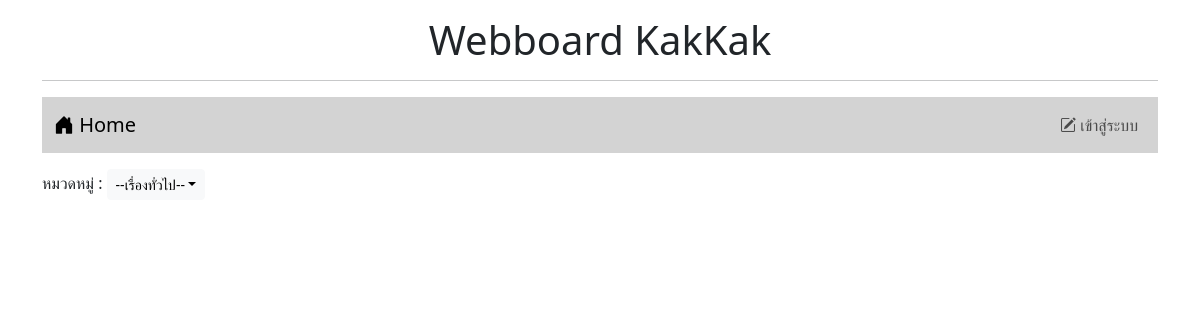
The page /index.php?catid=1 on the database as committed earlier.
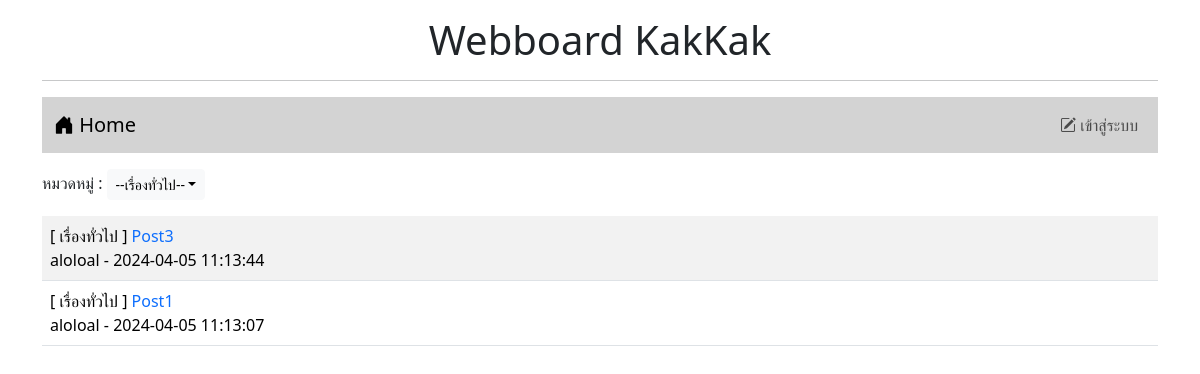
The same page on the database as committed later.
### tables this page shows
CREATE TABLE `category` (
  `id` int(11) NOT NULL,
  `name` varchar(32) NOT NULL
);

CREATE TABLE `post` (
  `id` int(11) NOT NULL,
  `title` varchar(128) NOT NULL,
  `content` varchar(2048) NOT NULL,
  `post_date` datetime NOT NULL,
  `cat_id` int(11) NOT NULL,
  `user_id` int(11) NOT NULL
);

CREATE TABLE `user` (
  `id` int(11) NOT NULL,
  `login` varchar(32) NOT NULL,
  `password` varchar(64) NOT NULL,
  `name` varchar(64) NOT NULL,
  `gender` char(1) NOT NULL,
  `email` varchar(32) NOT NULL,
  `role` char(1) NOT NULL
);

### index.php (the view, shortened to what this page needs)
<!DOCTYPE html>
<html lang="en">
<head>
    <link href="https://cdn.jsdelivr.net/npm/bootstrap@5.3.2/dist/css/bootstrap.min.css" rel="stylesheet">
    <link rel="stylesheet" href="https://cdn.jsdelivr.net/npm/bootstrap-icons@1.11.3/font/bootstrap-icons.min.css">
</head>
<body>
    <div class="container-lg">
        <h1 style="text-align: center;" class="mt-3">Webboard KakKak</h1>
        <hr>
        <?php include "nav.php"; ?>
            <div class="mt-3 mb-3 d-flex justify-content-between">
                <div>
                    <lebel>หมวดหมู่ :</lebel>
                    <span class="dropdown">
                        <?php
                        if(isset($_GET['catid'])){
                            $conn = new PDO("mysql:host=localhost;dbname=webboard;charset=utf8","root","");
                            $sql = "SELECT * FROM category WHERE category.id = $_GET[catid]";
                            foreach($conn->query($sql) as $row){
                                echo "<button type=button class='btn btn-light btn-sm dropdown-toggle' data-bs-toggle='dropdown' aria-expanded=false>
                                --$row[name]--</button>";
                            }
                        }
                        else{
                            echo "<button type=button class='btn btn-light btn-sm dropdown-toggle' data-bs-toggle='dropdown' aria-expanded=false>
                            --ทั้งหมด--</button>";
                        }
                        ?>
                    </span>
                </div>
            </div>
        <table class="table table-striped">
            <?php
                if(isset($_GET['catid'])){
                $conn = new PDO("mysql:host=localhost;dbname=webboard;charset=utf8","root","");
                $sql = "SELECT t3.name,t1.title,t1.id,t2.login,t1.post_date,t2.id,t1.user_id FROM post as t1
                INNER JOIN user as t2 ON (t1.user_id=t2.id)
                INNER JOIN category as t3 ON(t1.cat_id=t3.id) WHERE t3.id = $_GET[catid] ORDER BY t1.post_date DESC";
                $result = $conn->query($sql);
                while($row = $result->fetch()){
                    echo "<tr><td class='d-flex justify-content-between'>
                    <div>[ $row[0] ]<a href=post.php?id=$row[2] style=text-decoration:none> $row[1]</a><br>$row[3] - $row[4]</div>";
                }
        }
            ?>
        </table>
    </div>
</body>
</html>

### nav.php (shortened to what this page needs)
<nav class="navbar navbar-expand-sm" style="background-color: #d3d3d3;">
            <div class="container-fluid">
                <a class="navbar-brand" href="index.php"><i class="bi bi-house-door-fill"></i> Home</a>
                <ul class="navbar-nav">
                    <?php if (!isset($_SESSION['id'])) { ?>
                        <li class="nav-item">
                            <a class="nav-link" aria-current="page" href="login.php"> <i class="bi bi-pencil-square"></i> เข้าสู่ระบบ</a>
                        </li>
                    <?php } ?>
                </ul>
            </div>
        </nav>

Rows that differ between the two databases and show on the page:
added post: category.name "เรื่องทั่วไป", title "Post3", user.login "aloloal", post_date "2024-04-05 11:13:44"
added post: category.name "เรื่องทั่วไป", title "Post1", user.login "aloloal", post_date "2024-04-05 11:13:07"
